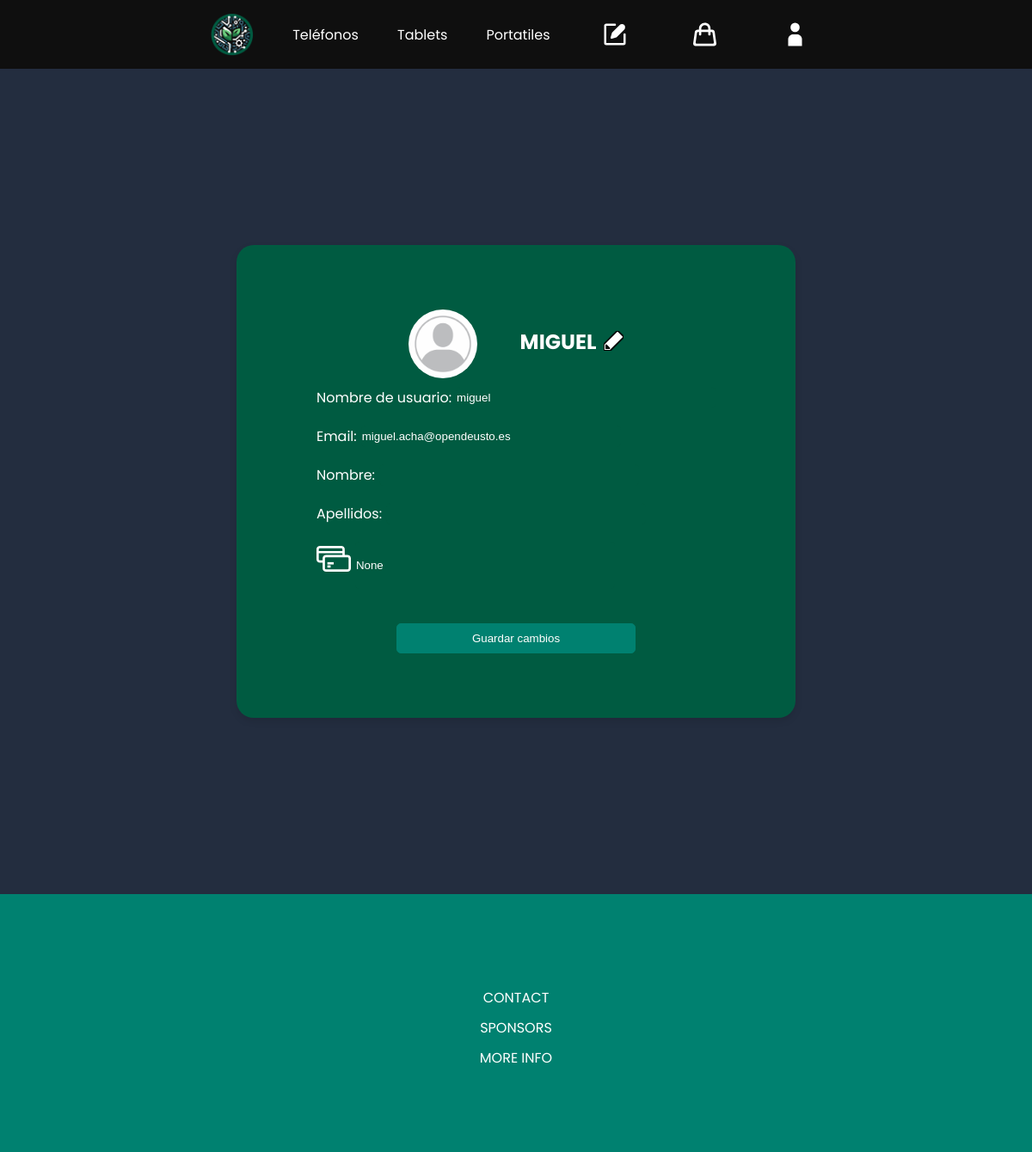
/accounts/viewProfile (signed in), run on the app's committed database.
### app/models.py (models this page shows)
class Client(models.Model):
    user = models.OneToOneField(User, on_delete=models.CASCADE)
    creditCard = models.CharField(max_length=50, null=True)
    token = models.CharField(max_length=20, null=True)

### app/views.py (the view)
# urls.py: path('accounts/viewProfile', viewProfile, name="viewProfile"),
def viewProfile(request):
    user=request.user
    client = Client.objects.get(user=user)
    return render(request, 'accounts/profile.html', {"client": client})

### app/templates/accounts/profile.html (shortened to what this page needs)
{% extends 'base.html' %}
{% load static %}
{% block additionalLinks %}
  <link rel="stylesheet" href="{% static 'css/accounts/profile.css' %}" />
{% endblock %}
{% block content %}
  <div class="profile-container">
    <div id="main-info-wrapper">
      <div class="main-info">
        <img id="profilepic" src="{% static 'images/perfil.jpg' %}">
        {% if request.user.first_name %}
          <h2>{{ request.user.first_name.upper }}</h2>
        {% else %}
          <h2>{{ request.user.username.upper }}</h2>
        {% endif %}
        <img id="pencil" src={% static 'images/edit.svg' %}/>
      </div>
    </div>
    <form method="post" action="{% url 'viewProfile' %}">
      <div class="content">
        <label for="username">Nombre de usuario:</label>
        <input type="text" id="username" name="username" value="{{ client.user.username }}" required />
      </div>
      <div class="content">
        <label for="email">Email:</label>
        <input type="email" id="email" name="email" value="{{ client.user.email }}" required />
      </div>
      <div class="content">
        <label for="first_name">Nombre:</label>
        <input type="text" id="first_name" name="first_name" value="{{ client.user.first_name }}" required />
      </div>
      <div class="content">
        <label for="last_name">Apellidos:</label>
        <input type="text" id="last_name" name="last_name" value="{{ client.user.last_name }}" required />
      </div>
      <div class="content">
        <label for="credit_card" id="credit_card"><img src="{% static 'images/credit.svg' %}"> </label>
        <input type="text" id="credit_card" name="credit_card" value="{{ client.creditCard }}" placeholder="**** **** **** ****" />
      </div>
      <button type="submit" id="save">Guardar cambios</button>
    </form>
  </div>
{% endblock %}

### app/static/css/general.css (style rules this page uses)
:root { --color01: #0F0F0F; --color02: #232D3F; --color03: #005B41; --color04: #008170; --ease-time: 0.5s; --navHeight: 50px; }
* { margin: 0; padding: 0; }
html, body { min-height: 100vh; display: flex; flex-direction: column; font-family: 'Poppins', sans-serif; }
.slideInLeft { animation-name: slideInLeft; }
.animated { animation-duration: 1s; animation-fill-mode: both; }

### app/static/css/accounts/profile.css (style rules this page uses)
h2 { margin-bottom: 20px; }
#profilepic { border-radius: 50%; margin-right: 50px; }
#main-info-wrapper { width: 500px; }
.main-info { display: flex; height: 80px; justify-content: center; max-height: 80px; }
.main-info h2 { line-height: 75px; }
#pencil { height: 23px; margin-top: 25px; margin-left: 9px; }
.profile-container { display: flex; flex-direction: column; align-items: center; width: 500px; background-color: var(--color03); color: white; border-radius: 20px; padding: 75px; box-shadow: 0 4px 8px rgba(0, 0, 0, 0.1); margin: 205px auto; align-items: center; }
form { display: flex; flex-direction: column; align-items: left; }
.content { display: flex; flex-direction: row; margin: 10px 0 10px 0; }
label { color: white; margin-right: 5px; }
input { width: 300px; background-color: var(--color03); color: white; border: 1px solid var(--color03); border-radius: 5px; font-family: Arial; outline: none; }
#save { align-self: center; height: 35px; margin-top: 30px; width: 60%; background-color: var(--color04); border: 1px solid var(--color04); border-radius: 5px; color: white; outline: none; font-family: Arial; transition: background-color var(--ease-time) ease, border var(--ease-time) ease, width var(--ease-time) ease; }
#credit_card { line-height: 40px; }

### data on the page
Client: username "miguel", email "miguel.acha@opendeusto.es", credit_card "None"

### other printed values
{{ request.user.username.upper }} "MIGUEL"
